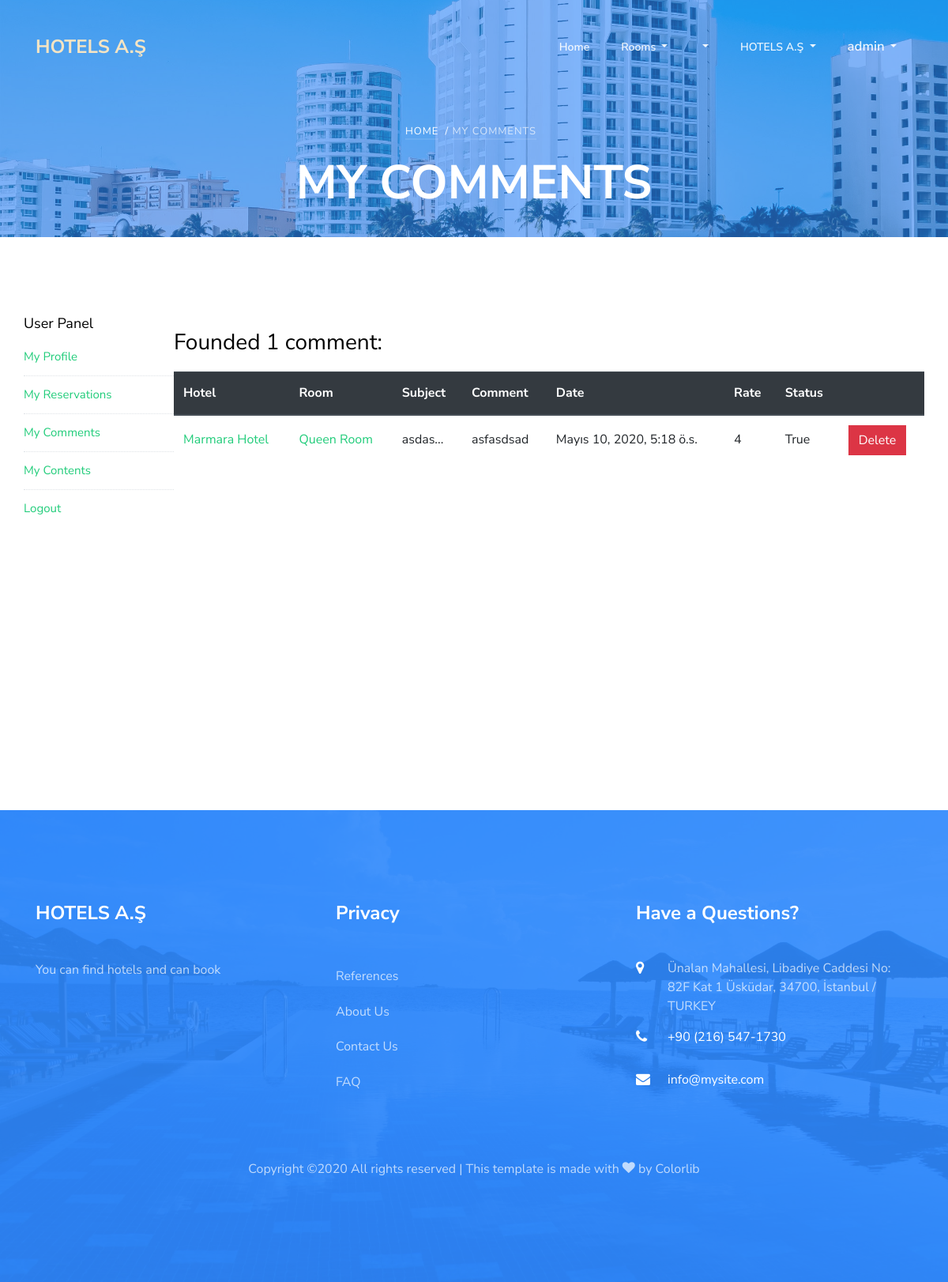
/user/comments/ (signed in), run on the app's committed database.
### home/models.py (models this page shows, shortened)
class Setting(models.Model):
    title = models.CharField(max_length=200)
    keywords = models.CharField(max_length=255)
    description = models.CharField(max_length=255)
    company = models.CharField(max_length=80)
    address = models.CharField(max_length=255, blank=True)
    phone = models.CharField(max_length=20, blank=True)
    fax = models.CharField(max_length=20, blank=True)
    email = models.EmailField()
    smtpserver = models.CharField(max_length=255, blank=True)
    smtpemail = models.EmailField(blank=True)
    smtppassword = models.CharField(max_length=50, blank=True)
    smtpport = models.IntegerField(blank=True, null=True)
    image = models.ImageField(blank=True, upload_to='images/')
    facebook = models.CharField(max_length=80, blank=True)
    instagram = models.CharField(max_length=80, blank=True)
    twitter = models.CharField(max_length=80, blank=True)
    aboutus = RichTextUploadingField()
    contact = RichTextUploadingField()
    references = RichTextUploadingField()
    status = models.CharField(blank=True, max_length=5, choices=STATUS)
    created_at = models.DateTimeField(auto_now_add=True)
    updated_at = models.DateTimeField(auto_now=True)

### hotel/models.py (models this page shows, shortened)
class Comment(models.Model):
    COMMENT_STATUS = (
        ('New', 'New'),
        ('True', 'True'),
        ('False', 'False'),
    )
    comment = models.CharField(max_length=255, blank=True)
    subject = models.CharField(max_length=50, blank=True)
    rate = models.IntegerField()
    room = models.ForeignKey(Room, on_delete=models.CASCADE)
    user = models.ForeignKey(User, on_delete=models.CASCADE)
    ip = models.CharField(max_length=20)
    status = models.CharField(max_length=10,
                              blank=True, choices=COMMENT_STATUS, default='New')
    created_at = models.DateTimeField(auto_now_add=True)
    updated_at = models.DateTimeField(auto_now=True)

class Room(models.Model):
    hotel_id = models.ForeignKey(Hotel, on_delete=models.CASCADE)
    title = models.CharField(max_length=30)
    keywords = models.CharField(max_length=255)
    description = RichTextUploadingField()
    image = models.ImageField(blank=True, upload_to='images/')
    price = models.IntegerField(blank=False)
    status = models.CharField(blank=True, max_length=5, choices=STATUS)
    count = models.IntegerField(blank=False)
    slug = models.SlugField(null=False)
    created_at = models.DateTimeField(auto_now_add=True)
    updated_at = models.DateTimeField(auto_now=True)
    def __str__(self):
        return self.title
    def image_tag(self):
        return mark_safe('<img src="{}" height="50"/>'.format(self.image.url))
    image_tag.short_description = 'Image'

class Hotel(models.Model):
    STAR = (
        ('1', '1'),
        ('2', '2'),
        ('3', '3'),
        ('4', '4'),
        ('5', '5'),
    )
    title = models.CharField(max_length=30)
    keywords = models.CharField(max_length=255)
    description = RichTextUploadingField()
    image = models.ImageField(blank=True, upload_to='images/')
    category = models.ForeignKey(Category, on_delete=models.CASCADE)
    star = models.IntegerField(blank=True, choices=STAR)
    address = models.CharField(max_length=80)
    city = models.CharField(max_length=20)
    country = models.CharField(max_length=20)
    location = models.CharField(max_length=20)
    phone = models.CharField(max_length=20)
    fax = models.CharField(max_length=20)
    email = models.EmailField()
    user_id = models.ForeignKey(User, on_delete=models.CASCADE)
    status = models.CharField(max_length=10, choices=STATUS)
    slug = models.SlugField(null=False, unique=True)
    created_at = models.DateTimeField(auto_now_add=True)
    updated_at = models.DateTimeField(auto_now=True)
    def __str__(self):
        return self.title
    def image_tag(self):
        return mark_safe('<img src="{}" height="50"/>'.format(self.image.url))
    image_tag.short_description = 'Image'

### user/views.py (the view)
# urls.py: path('comments/', views.comments, name="comments"),
@login_required(login_url='/login')
def comments(request):
    setting = Setting.objects.first()
    category = Category.objects.filter(status=True)
    menu = Menu.objects.filter(status=True)
    comments = Comment.objects.filter(user_id=request.user.id)
    context = {
        'setting': setting,
        'category': category,
        'menu': menu,
        'comments': comments,
        'page': 'My Comments'
    }
    return render(request, 'user_comments.html', context)

### user/templates/user_comments.html (shortened to what this page needs)
{% extends 'homebase.html' %}
{% load static %}
{% block content %}
<section class="ftco-section ftco-no-pb ftco-room">
	<div class="container px-0" style="min-height:600px">
		<div class="row no-gutters">
            <p>{% include 'user_panel.html' %}</p>
            <div class="col-md-10 clearfix table-responsive">
                <p>
                <p style="color:black"><h3>Founded {{comments.count}} comment{{comments.count | pluralize}}:</h3></p>
                <table class="table">
                    <thead class="thead-dark">
                      <tr>
                        <th scope="col">Hotel</th>
                        <th scope="col">Room</th>
                        <th scope="col">Subject</th>
                        <th scope="col">Comment</th>
                        <th scope="col">Date</th>
                        <th scope="col">Rate</th>
                        <th scope="col">Status</th>
                        <th scope="col"></th>
                      </tr>
                    </thead>
                    <tbody>
                    {% if comments%}
                    {% for comment in comments %}
                      <tr>
                        <td style="vertical-align: middle;"><a href="{% url 'hotel' comment.room.hotel_id.id comment.room.hotel_id.slug %}">{{comment.room.hotel_id}}</a></td>
                        <td style="vertical-align: middle;"><a href="{% url 'room' comment.room.id comment.room.hotel_id.slug comment.room.slug %}">{{ comment.room }}</a></td>
                        <td style="vertical-align: middle;">{{ comment.subject | slice:"5" }}{% if comment.subject|length > 5 %}...{% endif %}</td>
                        <td style="vertical-align: middle;">{{ comment.comment | slice:"15"}}{% if comment.comment|length > 15 %}...{% endif %}</td>
                        <td style="vertical-align: middle;">{{ comment.created_at }}</td>
                        <td style="vertical-align: middle;">{{ comment.rate }}</td>
                        <td style="vertical-align: middle;">{{ comment.status }}</td>
                        <td style="vertical-align: middle;"><a href="{% url 'user:delete_comment' comment.id %}" onclick="return confirm('Message will be deleted! Are you sure?')" class="btn btn-danger">Delete</a></td>
                      </tr>
                    {% endfor %}
                    {% endif %}
                    </tbody>
                </table>
                </p>
            </div>
		</div>
	</div>
</section>
<br>
{% endblock  %}

### home/templates/header.html (shortened to what this page needs)
{% load static %}
<nav class="navbar navbar-expand-lg navbar-dark ftco_navbar bg-dark ftco-navbar-light" id="ftco-navbar">
  <div class="container">
    <a class="navbar-brand" href="/"><span>{{ setting.company|linebreaksbr }}</span></a>
    <div class="collapse navbar-collapse" id="ftco-nav">
      <ul class="navbar-nav ml-auto">
        <li class="nav-item"><a href="/" class="nav-link">Home</a></li>
        <li class="nav-item dropdown">
            <a class="dropdown-toggle nav-link" href="{% url 'all-category'%}" id="dropdownMenuLink" aria-haspopup="true" aria-expanded="false">
              Rooms
            </a>
        </li>
        {% if menu %}
        {% load mptt_tags %}
        {% recursetree menu %}
            <li {% if not node.is_leaf_node %} class="nav-item dropdown"{% endif %}>
                <a class="{% if not node.is_leaf_node %}dropdown-toggle nav-link{% else %}dropdown-item{% endif %} " href="{% if node.is_leaf_node %}{% url 'menu' node.id %}{% endif %}" {% if not node.is_leaf_node %} data-toggle="dropdown" {% endif %} id="dropdownMenuLink" aria-haspopup="true" aria-expanded="false">
                </a>
            </li>
        {% endrecursetree %}
        {% endif %}
        <li class="nav-item dropdown">
            <a class="dropdown-toggle nav-link" href="#" id="dropdownMenuLink" aria-haspopup="true" aria-expanded="false">
              {{setting.company}}
            </a>
        </li>
      </ul>
      <ul class="navbar-nav mr-right">
      {% if user.id is None %}
        <li class="nav-item dropdown">
            <a class="nav-link dropdown-toggle" href="" id="navbarDropdownMenuLink" data-toggle="dropdown" aria-haspopup="true" aria-expanded="false">
            Login
            </a>
            <div class="dropdown-menu p-3">
              {% if messages %}
                {% for message in messages %}
                  <div class="alert alert-{{ message.tags }}" role="alert">
                    {{ message | safe}}
                  </div>
                {% endfor %}
              {% endif %}
              <form action="{% url 'login' %}" method="post" accept-charset="UTF-8" class="form-horizontal">
                {% csrf_token %}
                <input class="form-control login" type="text" name="username" placeholder="Username">
                <input class="form-control login" type="password" name="password" placeholder="Password">
                <input class="btn btn-primary" type="submit" name="submit" value="Login">
              </form>
              <a href="{% url 'sign_up' %}" style="color:black;">
                Sign up
              </a>
            </div>
        </li>
      {% else %}
        <li class="nav-item dropdown">
            <a class="nav-link dropdown-toggle" href="" id="navbarDropdownMenuLink" data-toggle="dropdown" aria-haspopup="true" aria-expanded="false">
            <big>{% if user.first_name %}{{user.first_name}}{% else %}{{user.username}}{% endif %}</big>
            </a>
        </li>
      {% endif %}
      </ul>
    </div>
  </div>
</nav>
{% if page != 'index' %}
<div class="hero-wrap" style="background-image: url({% static 'assets/images/bg_3.jpg' %});">
  <div class="overlay"></div>
  <div class="container">
    <div class="row no-gutters slider-text d-flex align-itemd-center justify-content-center">
      <div class="col-md-9 ftco-animate text-center d-flex align-items-end justify-content-center">
      	<div class="text">
          <p class="breadcrumbs mb-2"><span class="mr-2"><a href="{% url 'index' %}">Home</a></span>/ {% if page.lower == 'room' %}<span class="mr-2"><a href="{% url 'hotel' room.hotel_id.id room.hotel_id.slug %}">{{room.hotel_id}} /</a></span><span class="mr-2">{{room.title}}</span>{% else %}<span class="mr-2">{{page}}</span>{% endif %}</p>
          <h1 class="mb-4 bread">{% if page.lower == 'room' %}{{room}} {% else %} {{page.upper}}{% endif %}</h1>
        </div>
      </div>
    </div>
  </div>
</div>
{% endif %}

### home/templates/footer.html (shortened to what this page needs)
{% load static %}
<footer class="ftco-footer ftco-section img" style="background-image: url({% static 'assets/images/bg_4.jpg)' %};">
	<div class="overlay"></div>
  <div class="container">
    <div class="row mb-5">
      <div class="col-md">
        <div class="ftco-footer-widget mb-4">
          <h2 class="ftco-heading-2">{{setting.company}}</h2>
          <p>{{setting.description}}</p>
          <ul class="ftco-footer-social list-unstyled float-md-left float-lft mt-5">
          </ul>
        </div>
      </div>
      <div class="col-md">
         <div class="ftco-footer-widget mb-4">
          <h2 class="ftco-heading-2">Privacy</h2>
          <ul class="list-unstyled">
            <li><a href="/references" class="py-2 d-block">References</a></li>
            <li><a href="/aboutus" class="py-2 d-block">About Us</a></li>
            <li><a href="/contact" class="py-2 d-block">Contact Us</a></li>
            <li><a href="/faq" class="py-2 d-block">FAQ</a></li>
          </ul>
        </div>
      </div>
      <div class="col-md">
        <div class="ftco-footer-widget mb-4">
        	<h2 class="ftco-heading-2">Have a Questions?</h2>
        	<div class="block-23 mb-3">
              <ul>
                <li><span class="icon icon-map-marker"></span><span class="text">{{setting.address}}</span></li>
                <li><a href="tel://{{setting.phone}}"><span class="icon icon-phone"></span><span class="text">{{setting.phone}}</span></a></li>
                <li><a href="mailto:{{setting.email}}"><span class="icon icon-envelope"></span><span class="text">{{setting.email}}</span></a></li>
              </ul>
            </div>
        </div>
      </div>
    </div>
    <div class="row">
      <div class="col-md-12 text-center">
        <p>
  Copyright &copy;<script>document.write(new Date().getFullYear());</script> All rights reserved | This template is made with <i class="icon-heart color-danger" aria-hidden="true"></i> by <a href="https://colorlib.com" target="_blank">Colorlib</a>
  </p>
      </div>
    </div>
</div>
</footer>

### home/static/assets/css/icomoon.css (style rules this page uses)
[class^="icon-"], [class*=" icon-"] { font-family: 'icomoon' !important; speak: none; font-style: normal; font-weight: normal; font-variant: normal; text-transform: none; line-height: 1; -webkit-font-smoothing: antialiased; -moz-osx-font-smoothing: grayscale; }
.icon-heart:before { content: "\f004"; }
.icon-map-marker:before { content: "\f041"; }
.icon-phone:before { content: "\f095"; }
.icon-envelope:before { content: "\f0e0"; }

### data on the page
Setting: company "HOTELS A.Ş", description "You can find hotels and can book", address "Ünalan Mahallesi, Libadiye Caddesi No: 82F Kat 1 Üsküdar, 34700, İstanbul / TURKEY", phone "+90 (216) 547-1730", email "info@mysite.com"
Comment: room.hotel_id "Marmara Hotel", room "Queen Room", subject "asdas", comment "asfasdsad", created_at "Mayıs 10, 2020, 5:18 ö.s.", rate "4", status "True"

### other printed values
{{ user.first_name }} "admin"
{{ page }} "MY COMMENTS"
{{ page.upper }} "MY COMMENTS"
{{ comments.count }} "1"
